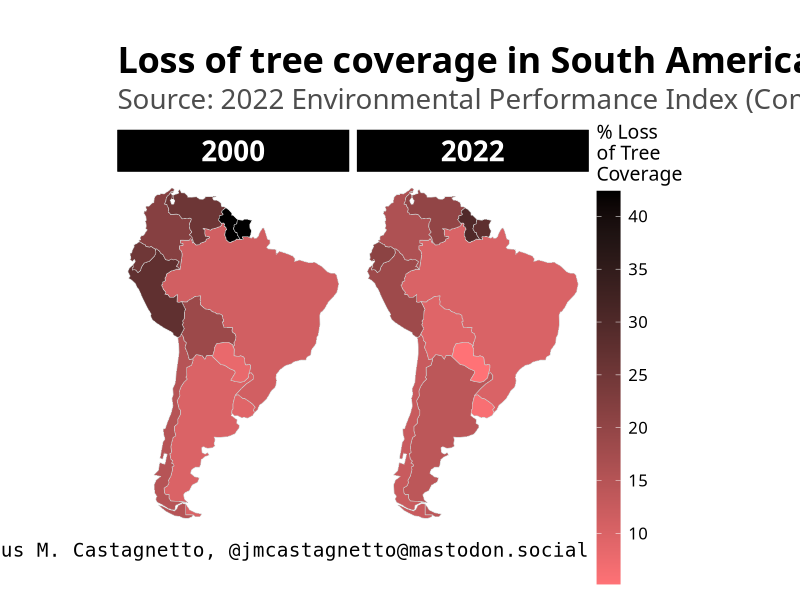

Generate this figure with R:
library(tidyverse)
library(rnaturalearth)
library(sf)

world <- ne_countries(scale = 110, returnclass = "sf")

tcl <- read_csv(
  "2023-06-26_plants/TCL_ind_na.csv",
  col_types = cols(
    .default = col_number(),
    iso = col_character(),
    code = col_character(),
    country = col_character()
  )
) %>%
  pivot_longer(
    cols = 4:31,
    names_to = "year",
    values_to = "tcl",
    names_prefix = "TCL.ind."
  ) %>%
  mutate(
    year = as.integer(year)
  )

sam <- world %>%
  filter(continent == "South America" & iso_a3 != "FLK")

tcl_2000_2022 <- tcl %>%
  filter(year == 2000 | year == 2022) %>%
  filter(iso %in% sam$iso_a3)

plot_df <- sam %>%
  left_join(
    tcl_2000_2022,
    by = c("iso_a3" = "iso")
  )

tcl_map <- ggplot(plot_df) +
  geom_sf(aes(fill = tcl), color = "grey80") +
  scale_fill_continuous(
    name = "% Loss\nof Tree\nCoverage",
    low = "#FF7276",
    high = "black",
    n.breaks = 9
  ) +
  labs(
    title = "Loss of tree coverage in South America in 2000 and 2022",
    subtitle = "Source: 2022 Environmental Performance Index (Component: TCL index)",
    caption = "#MapPromptMonday, 2023-06-26, Jesus M. Castagnetto, @jmcastagnetto@mastodon.social"
  ) +
  theme_void(base_family = "Atkinson Hyperlegible") +
  theme(
    plot.margin = unit(rep(1, 4), "cm"),
    plot.background = element_rect(color = "white", fill = "white"),
    plot.title.position = "plot",
    plot.title = element_text(size = 26, face = "bold"),
    plot.subtitle = element_text(size = 20, color = "grey30",
                                 margin = margin(t = 5, b = 10)),
    plot.caption = element_text(family = "Inconsolata", size = 14),
    strip.text = element_text(size = 20, face = "bold", color = "white",
                              margin = margin(t = 5, b = 5)),
    strip.background = element_rect(fill = "black"),
    legend.key.height = unit(2, "cm"),
    legend.title = element_text(size = 14),
    legend.text = element_text(size = 12)
  ) +
  facet_wrap(~year)

ggsave(
  plot = tcl_map,
  filename = "2023-06-26_plants/tree-coverage-loss-south-america-2000-2022.png",
  width = 11,
  height = 9
)
